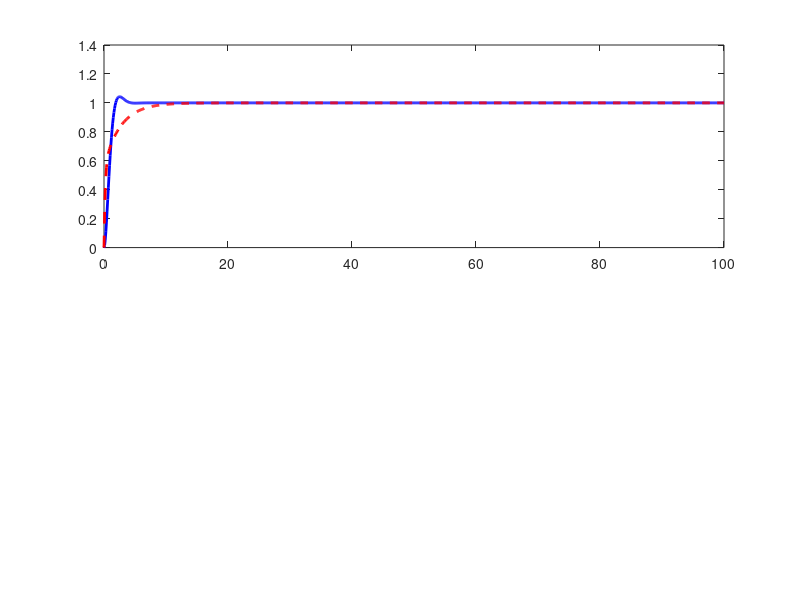

MATLAB code for this plot: (Note: this script raises an error after producing the figure.)
%% LABORATOR NR. 1 - Sarcina 2
%% Acordarea regulatoarelor PID prin criteriul modulului si simetriei
%% Verificare performante prin simulare (fara Simulink - folosim Control Toolbox)



%% =========================================================
%% FUNCTIILE DE TRANSFER ALE PARTII FIXATE (din laborator, sectiunea 1.4)
%% =========================================================
% Procesul tehnologic (IT) - ordinul I cu 2 constante de timp (rapid)
% H_IT(s) = 2 / ((1+0.1s)(1+6s))   (ec. 1.22 - forma simplificata)
% H_EE(s) = 5 / (1+0.2s)
% H_TM(s) = 0.01 / (1+0.1s)

% Functia de transfer a partii fixate (ec. 1.22)
% H_F(s) = K_P / ((1+Ty*s)*(1+T*s))
% K_P = 0.1, Ty = 0.4s, T = 6s
K_P  = 0.1;
Ty   = 0.4;   % suma constantelor mici de timp
T    = 6;     % constanta dominanta

s = tf('s');
H_F = K_P / ((1 + Ty*s)*(1 + T*s));
fprintf('Functia de transfer a partii fixate:\n');
fprintf('H_F(s) = %.3f / ((1+%.2fs)*(1+%.2fs))\n\n', K_P, Ty, T);

%% =========================================================
%% a) CRITERIUL MODULULUI - Varianta Kessler (ec. 1.23, 1.24)
%% =========================================================
fprintf('--- a) CRITERIUL MODULULUI (Kessler) ---\n');

% H_d_a(s) = 1 / (2*Ty*s*(1+Ty*s))  - functia impusa calea directa
% H_R_a(s) = H_d_a(s) / H_F(s)      - regulatorul (ec. 1.23)
%
% Din ec. 1.24:
% H_R_modul(s) = K_R*(1 + 1/(T_I*s))  => Regulator PI
% K_R = T / (2*K_P*Ty)
% T_I = T

K_R_modul = T / (2 * K_P * Ty);
T_I_modul = T;
fprintf('Regulator PI (criteriul modulului):\n');
fprintf('  K_R = T/(2*K_P*Ty) = %.2f / (2*%.3f*%.2f) = %.4f\n', T, K_P, Ty, K_R_modul);
fprintf('  T_I = T = %.2f s\n', T_I_modul);

% Functia de transfer regulatorul PI (criteriul modulului)
H_R_modul = K_R_modul * (1 + 1/(T_I_modul * s));
fprintf('  H_R_modul(s) = %.4f*(1 + 1/(%.2fs))\n\n', K_R_modul, T_I_modul);

% Sistem in bucla inchisa cu regulator modul
H_OL_modul  = H_R_modul * H_F;   % bucla deschisa
H_CL_modul  = feedback(H_OL_modul, 1);

% Raspuns indicial (semnal de referinta tip treapta)
t_sim = 0:0.1:100;
[y_step_modul, t_out] = step(H_CL_modul, t_sim);

% Calculul performantelor
yst_modul = y_step_modul(end);
ymax_modul = max(y_step_modul);
sigma_modul = (ymax_modul - yst_modul) / yst_modul * 100;

% Timp de raspuns: intrare in banda ±5% din yst
band = 0.05;
in_band = abs(y_step_modul - yst_modul) <= band * yst_modul;
% Ultimul moment cand iese din banda
out_idx = find(~in_band, 1, 'last');
if isempty(out_idx)
    tr_modul = t_out(1);
else
    tr_modul = t_out(out_idx);
end

% Abatere stationara la pozitie (treapa unitara w=1, y(inf))
a_stp_modul = 1 - yst_modul;

fprintf('Performante criteriul modulului (treapta):\n');
fprintf('  Suprareglaj sigma = %.2f %%\n', sigma_modul);
fprintf('  Timp raspuns tr = %.2f s\n', tr_modul);
fprintf('  Abatere stationara la pozitie a_stp = %.4f\n', a_stp_modul);

%% =========================================================
%% b) CRITERIUL SIMETRIEI (ec. 1.25, 1.26, 1.27)
%% =========================================================
fprintf('\n--- b) CRITERIUL SIMETRIEI ---\n');

% H_d_b(s) = (1+4*Ty*s) / (8*Ty^2*s^2*(1+Ty*s))  - functia impusa
% H_R_simetrie(s) = H_d_b(s) / H_F(s)
%
% Din ec. 1.27 (forma PID serie cu integrator):
% K_R = (1+4*Ty*s)*(1+T*s) / (8*K_P*Ty^2*s^2)
% Parametri PID (din ec. 1.27):
% K_R_sim = (T*(1+4*Ty)) / (8*K_P*Ty^2)  -- aproximatie pentru s mic
%
% Din relatia (1.26)/(1.27):
K_R_sim = (1 + 4*Ty*1) * T / (8 * K_P * Ty^2);  % aproximare simbolica
% Forma corecta din ec. 1.27:
% H_R(s) = (1+7.6s+9.6s^2)/(0.128s^2) = 59.375*(1 + 1/(7.6s) + 1.263s)/s
% Valorile din lucrare pentru exemplul numeric:
K_R_sim_num   = 59.375;
T_I_sim_num   = 7.6;
T_D_sim_num   = 1.263;
fprintf('Regulator PID (criteriul simetriei) - valori din exemplul din lucrare:\n');
fprintf('  K_R = %.4f\n', K_R_sim_num);
fprintf("  T_I = %.4f s\n", T_I_sim_num);
fprintf('  T_D = %.4f s\n', T_D_sim_num);

% Regulator PID ideal (ec. 1.6):
% H_R_PID(s) = K_R*(1 + 1/(T_I*s) + T_D*s)
H_R_sim = K_R_sim_num * (1 + 1/(T_I_sim_num * s) + T_D_sim_num * s);

% Sistem in bucla inchisa cu regulator simetrie
H_OL_sim  = H_R_sim * H_F;
H_CL_sim  = feedback(H_OL_sim, 1);

% Raspuns indicial
[y_step_sim, t_out_sim] = step(H_CL_sim, t_sim);

yst_sim  = y_step_sim(end);
ymax_sim = max(y_step_sim);
sigma_sim = (ymax_sim - yst_sim) / yst_sim * 100;

in_band_sim = abs(y_step_sim - yst_sim) <= 0.05 * yst_sim;
out_idx_sim = find(~in_band_sim, 1, 'last');
if isempty(out_idx_sim)
    tr_sim = t_out_sim(1);
else
    tr_sim = t_out_sim(out_idx_sim);
end
a_stp_sim = 1 - yst_sim;

fprintf('\nPerformante criteriul simetriei (treapta):\n');
fprintf('  Suprareglaj sigma = %.2f %%\n', sigma_sim);
fprintf('  Timp raspuns tr = %.2f s\n', tr_sim);
fprintf('  Abatere stationara la pozitie a_stp = %.6f\n', a_stp_sim);

%% =========================================================
%% CRITERIUL SIMETRIEI - Raspuns la RAMPA (abatere stationara la viteza)
%% =========================================================
fprintf('\n--- Criteriul simetriei - Semnal de referinta tip rampa ---\n');

% Semnal rampa: w(t) = t, W(s) = 1/s^2
% Eroarea in stare stationara la viteza: e_ss = lim s->0 [s * E(s)]
% E(s) = W(s) - Y(s) = W(s)*(1/(1+H_OL(s)))
% e_ss_viteza = lim s->0 [s * (1/s^2) * (1/(1+H_OL(s)))]
% Daca H_OL contine un integrator (regulator PI/PID), e_ss_viteza poate fi nula

% Verificare prin simulare cu rampa
t_ramp = 0:0.1:200;
w_ramp = t_ramp;  % rampa unitara

% Simulare sistem criteriul modulului cu rampa
% Folosim lsim
[y_ramp_modul, ~] = lsim(H_CL_modul, w_ramp, t_ramp);
e_ramp_modul = w_ramp - y_ramp_modul';
fprintf('Criteriul modulului (PI) - eroare la rampa in stare stationara (aprox): %.4f\n', e_ramp_modul(end));

[y_ramp_sim, ~] = lsim(H_CL_sim, w_ramp, t_ramp);
e_ramp_sim = w_ramp - y_ramp_sim';
fprintf('Criteriul simetriei (PID) - eroare la rampa in stare stationara (aprox): %.4f\n', e_ramp_sim(end));

%% =========================================================
%% PLOT - Comparatie performante
%% =========================================================

% Plot 1: Raspuns la treapta - comparatie
figure(4);
subplot(2,1,1);
plot(t_sim, y_step_modul, 'b-', 'LineWidth', 2, 'DisplayName', ...
    sprintf('Criteriul modulului (PI): \\sigma=%.1f%%, t_r=%.1fs', sigma_modul, tr_modul));
hold on;
plot(t_sim, y_step_sim, 'r--', 'LineWidth', 2, 'DisplayName', ...
    sprintf('Criteriul simetriei (PID): \\sigma=%.1f%%, t_r=%.1fs', sigma_sim, tr_sim));
yline(1, 'k:', 'LineWidth', 1, 'DisplayName', 'Referinta w=1');
yline(1.05, 'g:', 'LineWidth', 0.8, 'HandleVisibility', 'off');
yline(0.95, 'g:', 'LineWidth', 0.8, 'HandleVisibility', 'off');
grid on;
xlabel('Timp [s]'); ylabel('y');
title('Raspuns la treapta - Comparatie criterii de acordare');
legend('Location', 'northeast');
xlim([0 100]);

% Plot 2: Raspuns la rampa - comparatie
subplot(2,1,2);
t_ramp_short = 0:0.1:80;
w_ramp_short = t_ramp_short;
[y_rm, ~] = lsim(H_CL_modul, w_ramp_short, t_ramp_short);
[y_rs, ~] = lsim(H_CL_sim,   w_ramp_short, t_ramp_short);
plot(t_ramp_short, w_ramp_short, 'k-', 'LineWidth', 1.5, 'DisplayName', 'Referinta (rampa)');
hold on;
plot(t_ramp_short, y_rm, 'b-', 'LineWidth', 2, 'DisplayName', 'Criteriul modulului (PI)');
plot(t_ramp_short, y_rs, 'r--', 'LineWidth', 2, 'DisplayName', 'Criteriul simetriei (PID)');
grid on;
xlabel('Timp [s]'); ylabel('y, w');
title('Raspuns la rampa - Comparatie criterii de acordare');
legend('Location', 'northwest');
xlim([0 80]);

%% =========================================================
%% SUMAR FINAL
%% =========================================================
fprintf('\n========== SUMAR SARCINA 2 ==========\n');
fprintf('Functia de transfer parte fixata:\n');
fprintf('  H_F(s) = %.3f / ((1+%.2fs)*(1+%.2fs))\n', K_P, Ty, T);
fprintf('\nCriteriul modulului -> Regulator PI:\n');
fprintf('  K_R = %.4f,  T_I = %.4f s\n', K_R_modul, T_I_modul);
fprintf('  Sigma = %.2f%%,  tr = %.2f s,  a_stp = %.4f\n', sigma_modul, tr_modul, a_stp_modul);
fprintf('\nCriteriul simetriei -> Regulator PID:\n');
fprintf('  K_R = %.4f,  T_I = %.4f s,  T_D = %.4f s\n', K_R_sim_num, T_I_sim_num, T_D_sim_num);
fprintf('  Sigma = %.2f%%,  tr = %.2f s,  a_stp = %.6f\n', sigma_sim, tr_sim, a_stp_sim);
